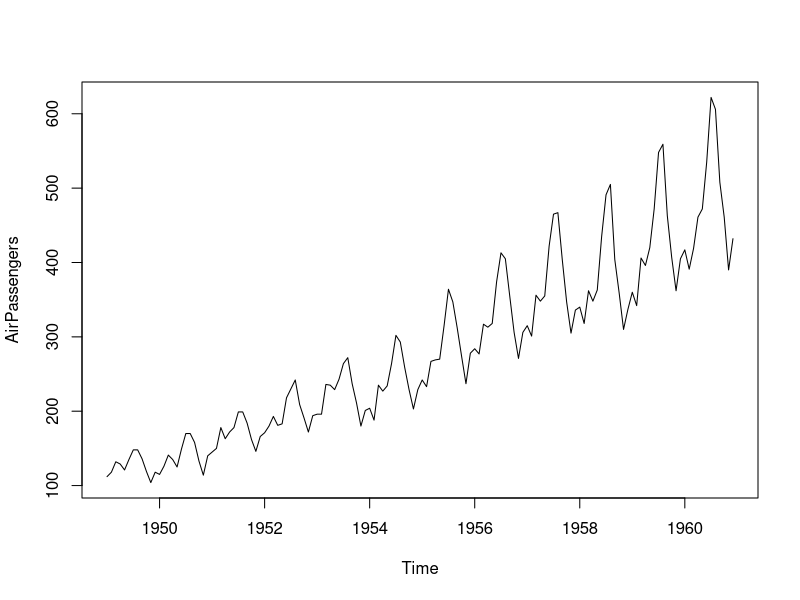
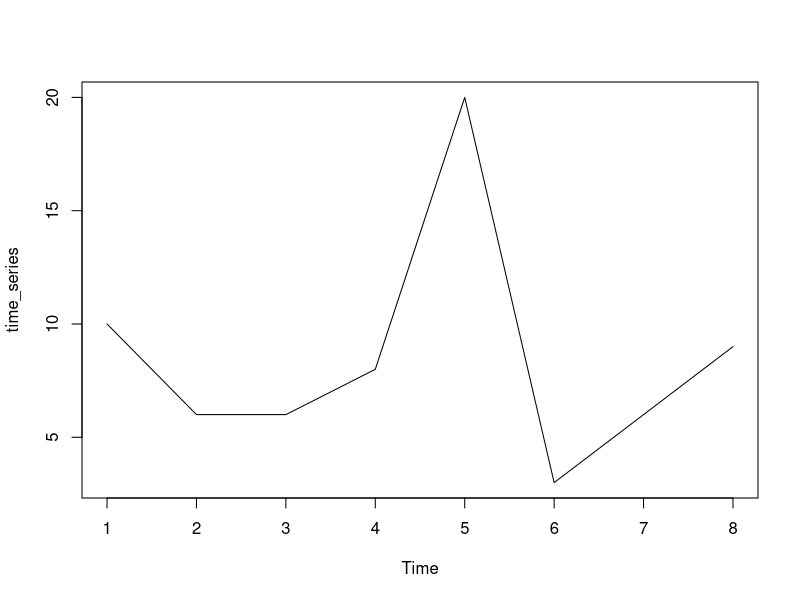
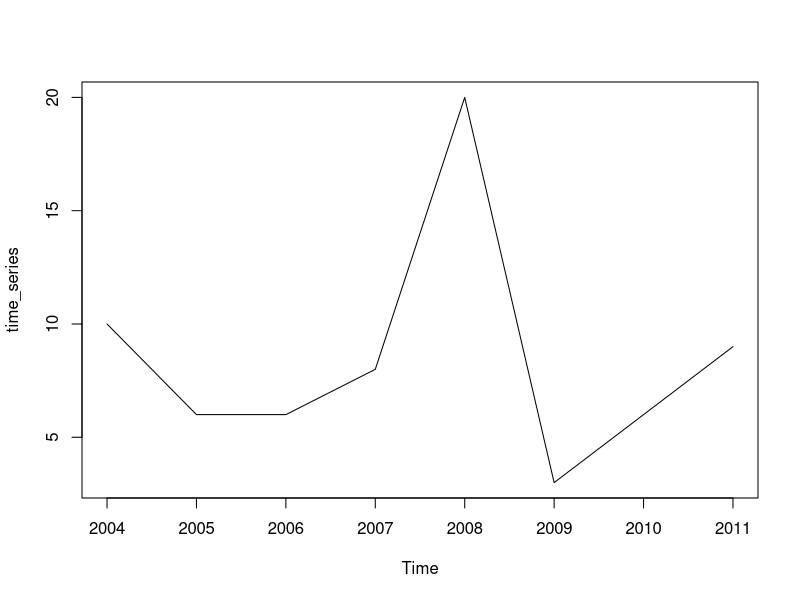
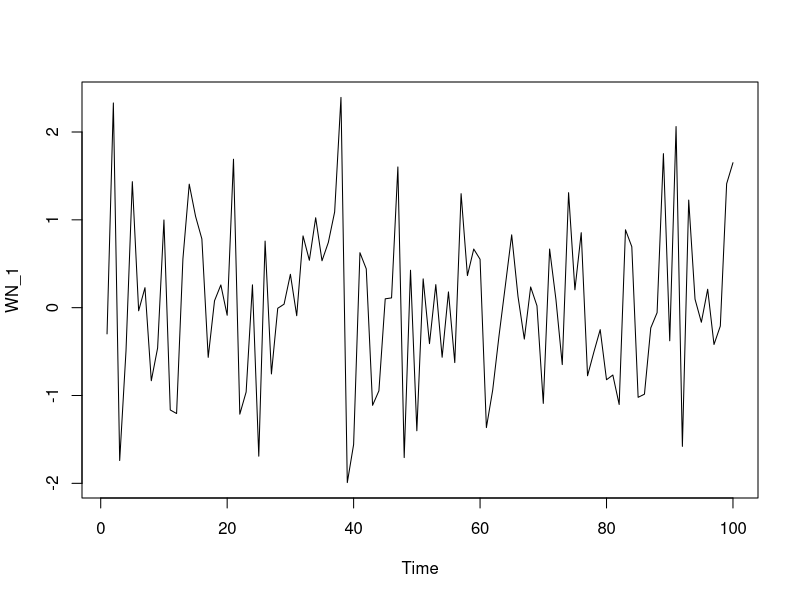
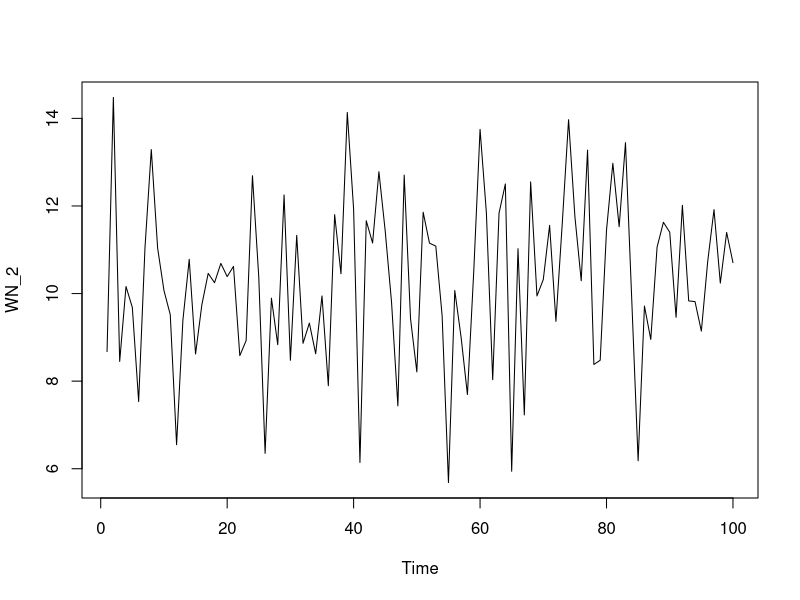
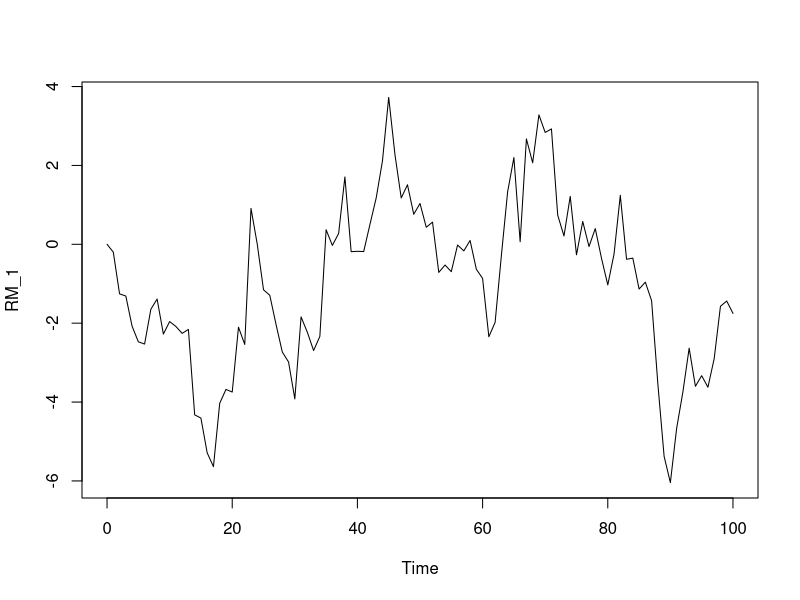
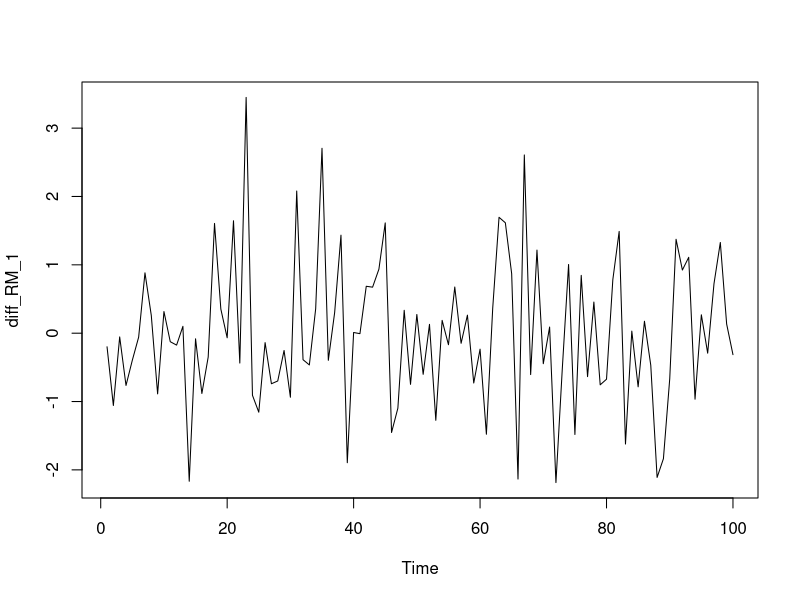
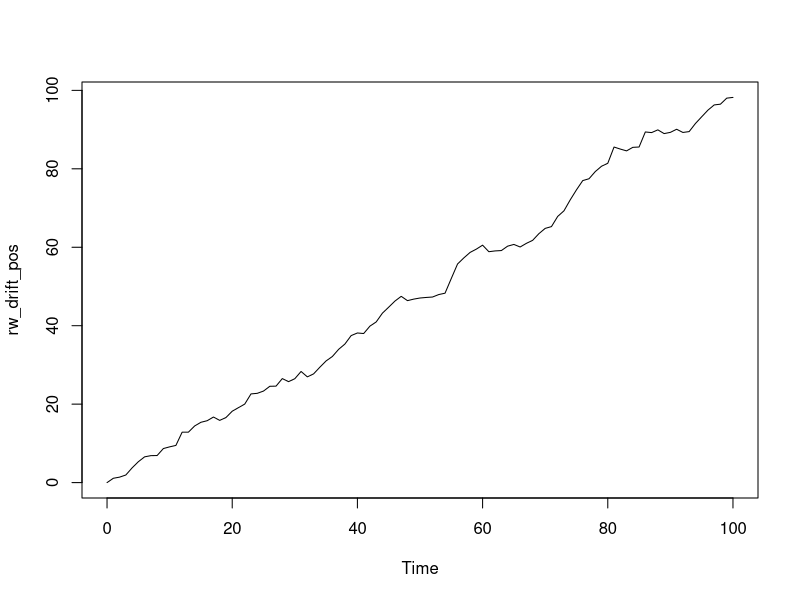

Recreate these plots in R, in order. (Note: this script raises an error after producing the figures.)
## ---- chunk 1
library(psych)
## ---- chunk 2
#plot(dataframe, xlab = "title", ylab = "title", type = "b") #note that type = "b" provides both data points and a line connecting each point
## ---- chunk 3
# Plot AirPassengers
plot(AirPassengers)

# View the start and end dates of AirPassengers
start(AirPassengers)
end(AirPassengers)

# Use time(), deltat(), frequency(), and cycle() with AirPassengers 
time(AirPassengers)
deltat(AirPassengers)
frequency(AirPassengers)
cycle(AirPassengers)

## ---- chunk 4
#Simple Time Series
data_vector <- c(10, 6, 6, 8, 20, 3, 6, 9)

#Turn the data vector into time series
time_series <- ts(data_vector)
#plot time series
plot(time_series)
## ---- chunk 5
#Instead of starting with 1, you can start with a year and then specify the frequency of observations

#Turn the data vector into time series
time_series <- ts(data_vector, start = 2004, frequency = 1)
#plot time series
plot(time_series)
## ---- chunk 6
#See if the data vector and time series are time series
is.ts(data_vector) #false
is.ts(time_series) #true
## ---- chunk 7
WN_1 <- arima.sim(model = list(order = c(0, 0, 0)), n = 100)
head(WN_1) #show some data
ts.plot(WN_1) #plot data
describe(WN_1) #The mean should be approx 0 and sd should be approx 1


#You can also add additional arguments to specify the mean and sd
WN_2 <- arima.sim(model = list(order = c(0, 0, 0)), n = 100,
                  mean = 10,
                  sd = 2)
head(WN_2) #show some data
ts.plot(WN_2) #plot data
describe(WN_2) #The mean should be approx 10 and sd should be approx 2

## ---- chunk 8
arima(WN_2, order = c(0, 0, 0)) #You can see that the mean should be approx 10
#Intercept is the estimated mean
# sigma^2 is the estiamted variance. The sd is the square root of this variance estimate.
sqrt(3.84) #This should be the same as the sd

#You can also find the mean and variance separately
mean(WN_2)
var(WN_2)
## ---- chunk 9
RM_1 <- arima.sim(model = list(order = c(0, 1, 0)), n = 100)
head(RM_1)
ts.plot(RM_1)

#Calculate the first difference in the time series.
diff_RM_1 <- diff(RM_1)
ts.plot(diff_RM_1) #This shows that when you remove the long-term trend of the Random Walk data, then it becomes White Noise
## ---- chunk 10
rw_drift_pos <- arima.sim(model = list(order = c(0, 1, 0)), n = 100, mean = 1) #mean = 1, so it will be a positive slope
ts.plot(rw_drift_pos)

rw_drift_neg <- arima.sim(model = list(order = c(0, 1, 0)), n = 100, mean = -1) #mean = -1, so it will be a negative slope
ts.plot(rw_drift_neg)

#You can then also calculate the first difference of the drift

rw_drift_diff_pos <- diff(rw_drift_pos)
ts.plot(rw_drift_diff_pos)

#You can then fit each model
model_pos <- arima(rw_drift_diff_pos)
model_pos

#Save the estimated time trend, which is the intercept
intercept_pos <- model_pos$coef
intercept_pos

#Now that you have the estimated coefficient or time trend, you can add the estimated time trend to the original data
ts.plot(rw_drift_pos) + 
abline(0, intercept_pos)

## ---- chunk 11
# Generate Data
white_noise <- arima.sim(model = list(order = c(0,0,0)), n = 100)

#Transform WN data to RW using cumsum()
random_walk <- cumsum(white_noise)

# Generate WN drift data
wn_drift <- arima.sim(model = list(order = c(0,0,0)), n = 100, mean = 0.4)
  
#Transform WN data to RW using cumsum()
rw_drift <- cumsum(wn_drift)

# Plot
plot.ts(cbind(white_noise, random_walk, wn_drift, rw_drift)) #note when you want to plot more than one time series use cbind(model_1, model_2, etc.) and enter the time series

## ---- chunk 12
stocks <- as.tibble(EuStockMarkets)
stocks
dax <- stocks$DAX
smi <- stocks$SMI

ts.plot(dax)
ts.plot(smi)
ts.plot(cbind(dax, smi))

plot(dax,smi)

apply(stocks, MARGIN = 2, FUN = var) #looking at variance
apply(stocks, MARGIN = 2, FUN = sd) #looking at sd

pairs(stocks) #scatterplot matrix
plot(stocks)

ts.plot(stocks)



## ---- chunk 13
#mean and sd
mean(dax)
sd(dax)

mean(smi)
sd(smi)

#Covariance of these stocks. These depend of the scale of the variables
cov(dax, smi)

#Correlation of these stocks. These do not depend on the scale of the variables. These are standardized.
cor(dax, smi)

#You can see the relationship between covariance and correlation here
cov(dax, smi) / (sd(dax) * sd(smi))
